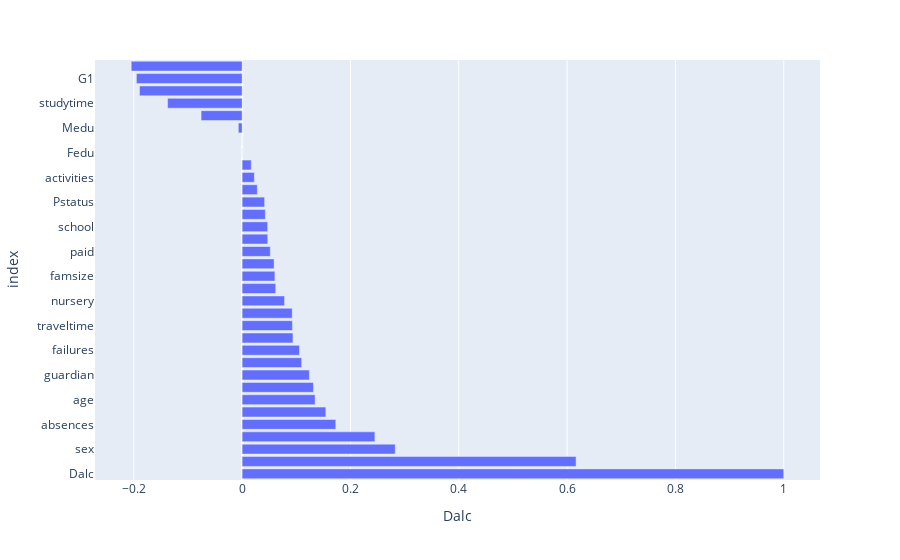

Notebook cell for this chart:
### Code cell
px.bar(corr_df, x='Dalc')

### Figure 1 — Plotly figure (JSON) as saved in the notebook; plotly's stock layout.template omitted (floating-point values rounded to 4 significant figures)
{"data": [{"alignmentgroup": "True", "hovertemplate": "Dalc=%{x}<br>index=%{y}<extra></extra>", "legendgroup": "", "marker": {"color": "#636efa", "pattern": {"shape": ""}}, "name": "", "offsetgroup": "", "orientation": "h", "showlegend": false, "textposition": "auto", "type": "bar", "x": [1, 0.6166, 0.2827, 0.2451, 0.173, 0.1545, 0.1348, 0.1317, 0.1242, 0.1099, 0.1059, 0.09387, 0.09282, 0.0925, 0.07838, 0.06204, 0.06048, 0.05907, 0.05199, 0.0473, 0.04717, 0.04281, 0.04151, 0.02808, 0.02259, 0.01684, 6.077e-05, 0, -0.007018, -0.07577, -0.1376, -0.1895, -0.1952, -0.2047], "xaxis": "x", "y": ["Dalc", "Walc", "sex", "goout", "absences", "reason", "age", "higher", "guardian", "freetime", "failures", "Mjob", "traveltime", "Fjob", "nursery", "romantic", "famsize", "health", "paid", "address", "school", "internet", "Pstatus", "schoolsup", "activities", "famsup", "Fedu", "subject", "Medu", "famrel", "studytime", "G2", "G1", "G3"], "yaxis": "y"}], "layout": {"barmode": "relative", "legend": {"tracegroupgap": 0}, "margin": {"t": 60}, "xaxis": {"anchor": "y", "domain": [0, 1], "title": {"text": "Dalc"}}, "yaxis": {"anchor": "x", "domain": [0, 1], "title": {"text": "index"}}}}
